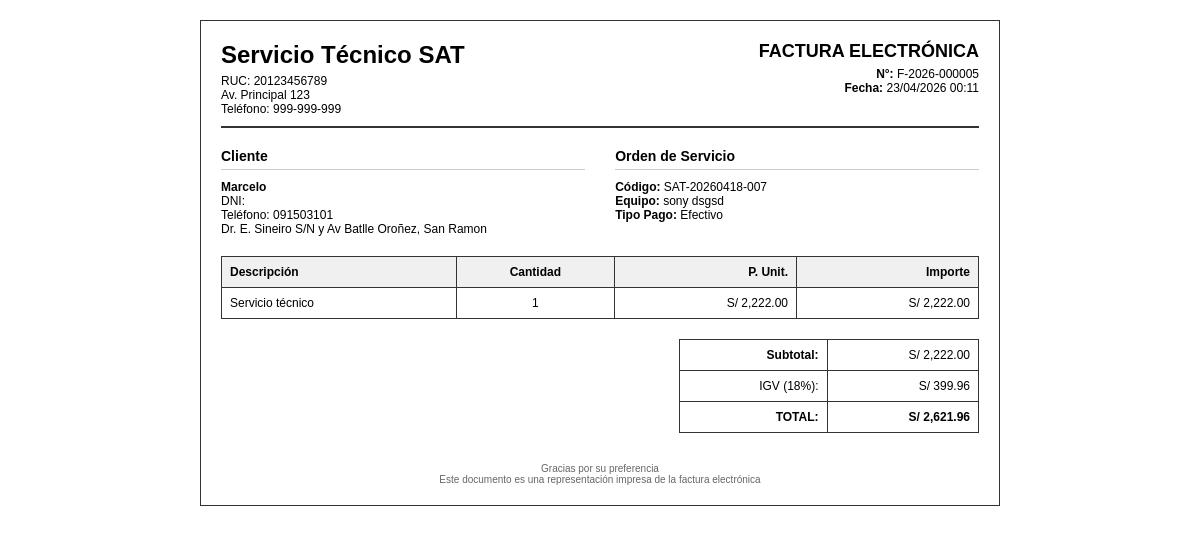
/facturacion/imprimir.php?id=11, run on the app's committed database.
### tables this page shows
CREATE TABLE IF NOT EXISTS `configuraciones` (
  `id` int NOT NULL AUTO_INCREMENT,
  `clave` varchar(50) NOT NULL,
  `valor` text,
  PRIMARY KEY (`id`),
  UNIQUE KEY `clave` (`clave`)
);

CREATE TABLE IF NOT EXISTS `facturas` (
  `id` int NOT NULL AUTO_INCREMENT,
  `numero_factura` varchar(20) NOT NULL,
  `orden_id` int NOT NULL,
  `cliente_id` int NOT NULL,
  `subtotal` decimal(10,2) NOT NULL,
  `igv` decimal(10,2) NOT NULL,
  `total` decimal(10,2) NOT NULL,
  `tipo_pago` enum('efectivo','tarjeta','transferencia','credito') DEFAULT 'efectivo',
  `estado_pago` enum('pendiente','pagado','cancelado') DEFAULT 'pendiente',
  `fecha_emision` datetime DEFAULT CURRENT_TIMESTAMP,
  `fecha_pago` datetime DEFAULT NULL,
  `observaciones` text,
  PRIMARY KEY (`id`),
  UNIQUE KEY `numero_factura` (`numero_factura`),
  KEY `orden_id` (`orden_id`),
  KEY `cliente_id` (`cliente_id`)
);

CREATE TABLE IF NOT EXISTS `clientes` (
  `id` int NOT NULL AUTO_INCREMENT,
  `nombre` varchar(100) NOT NULL,
  `email` varchar(100) DEFAULT NULL,
  `telefono` varchar(20) NOT NULL,
  `direccion` text,
  `dni` varchar(20) DEFAULT NULL,
  `fecha_registro` timestamp NULL DEFAULT CURRENT_TIMESTAMP,
  `estado` enum('activo','inactivo') DEFAULT 'activo',
  `sucursal_id` int DEFAULT NULL,
  PRIMARY KEY (`id`)
);

CREATE TABLE IF NOT EXISTS `ordenes_servicio` (
  `id` int NOT NULL AUTO_INCREMENT,
  `codigo` varchar(20) NOT NULL,
  `equipo_id` int NOT NULL,
  `tecnico_id` int DEFAULT NULL,
  `cliente_id` int NOT NULL,
  `estado` enum('recibido','en_diagnostico','en_reparacion','esperando_repuestos','reparado','entregado','cancelado') DEFAULT 'recibido',
  `prioridad` enum('baja','normal','alta','urgente') DEFAULT 'normal',
  `diagnostico` text,
  `solucion` text,
  `observaciones` text,
  `fecha_ingreso` datetime DEFAULT CURRENT_TIMESTAMP,
  `fecha_diagnostico` datetime DEFAULT NULL,
  `fecha_reparacion` datetime DEFAULT NULL,
  `fecha_entrega` datetime DEFAULT NULL,
  `tiempo_estimado` int DEFAULT NULL,
  `costo_diagnostico` decimal(10,2) DEFAULT '0.00',
  `costo_reparacion` decimal(10,2) DEFAULT '0.00',
  `costo_total` decimal(10,2) DEFAULT '0.00',
  `nota_cliente` text,
  `estado_orden` enum('abierta','cerrada','cancelada') DEFAULT 'abierta',
  `sucursal_id` int DEFAULT NULL,
  PRIMARY KEY (`id`),
  UNIQUE KEY `codigo` (`codigo`),
  KEY `equipo_id` (`equipo_id`),
  KEY `tecnico_id` (`tecnico_id`),
  KEY `cliente_id` (`cliente_id`)
);

CREATE TABLE IF NOT EXISTS `equipos` (
  `id` int NOT NULL AUTO_INCREMENT,
  `cliente_id` int NOT NULL,
  `marca` varchar(50) NOT NULL,
  `modelo` varchar(100) DEFAULT NULL,
  `serie` varchar(100) DEFAULT NULL,
  `tipo_equipo` enum('notebook','desktop','all-in-one','monitor','otro') DEFAULT 'notebook',
  `diagnostico_inicial` text,
  `passwordBIOS` varchar(50) DEFAULT NULL,
  `passwordSO` varchar(50) DEFAULT NULL,
  `accesorios` text,
  `estado_equipo` enum('bueno','regular','malo') DEFAULT 'regular',
  `fecha_ingreso` date DEFAULT NULL,
  `foto_equipo` varchar(255) DEFAULT NULL,
  `estado` enum('activo','retirado','dado_de_baja') DEFAULT 'activo',
  PRIMARY KEY (`id`),
  KEY `cliente_id` (`cliente_id`)
);

CREATE TABLE IF NOT EXISTS `detalle_factura` (
  `id` int NOT NULL AUTO_INCREMENT,
  `factura_id` int NOT NULL,
  `descripcion` text NOT NULL,
  `cantidad` int NOT NULL,
  `precio_unitario` decimal(10,2) NOT NULL,
  `importe` decimal(10,2) NOT NULL,
  PRIMARY KEY (`id`),
  KEY `factura_id` (`factura_id`)
);

### config/config.php (called while the page is built, shortened)
<?php
function getConfig($clave) {
    $conn = getConnection();
    $stmt = $conn->prepare("SELECT valor FROM configuraciones WHERE clave = ?");
    $stmt->bind_param("s", $clave);
    $stmt->execute();
    $result = $stmt->get_result();
    $row = $result->fetch_assoc();
    return $row['valor'] ?? '';
}
?>

### include/funciones.php (called while the page is built, shortened)
<?php
require_once __DIR__ . '/../config/config.php';
function getFacturaById($id) {
    $conn = getConnection();
    $stmt = $conn->prepare("SELECT f.*, c.nombre as cliente_nombre, c.dni, c.direccion, c.email, c.telefono, o.codigo as orden_codigo, e.marca, e.modelo FROM facturas f JOIN clientes c ON f.cliente_id = c.id JOIN ordenes_servicio o ON f.orden_id = o.id JOIN equipos e ON o.equipo_id = e.id WHERE f.id = ?");
    $stmt->bind_param("i", $id);
    $stmt->execute();
    return $stmt->get_result()->fetch_assoc();
}
function getDetalleFactura($factura_id) {
    $conn = getConnection();
    $stmt = $conn->prepare("SELECT * FROM detalle_factura WHERE factura_id = ?");
    $stmt->bind_param("i", $factura_id);
    $stmt->execute();
    return $stmt->get_result();
}
?>

### facturacion/imprimir.php (the view, shortened to what this page needs)
<?php
require_once '../config/config.php';
require_once '../include/funciones.php';
$id = $_GET['id'] ?? 0;
$factura = getFacturaById($id);
$detalle = getDetalleFactura($id);
$empresa_nombre = getConfig('empresa_nombre');
$empresa_direccion = getConfig('empresa_direccion');
$empresa_telefono = getConfig('empresa_telefono');
$empresa_ruc = getConfig('empresa_ruc');
$moneda = getConfig('moneda') ?: 'S/';
?>
<!DOCTYPE html>
<html lang="es">
<head>
</head>
<body onload="window.print()">
    <div class="factura">
        <div class="header">
            <div class="empresa">
                <h1><?= htmlspecialchars($empresa_nombre) ?></h1>
                <p>RUC: <?= htmlspecialchars($empresa_ruc) ?></p>
                <p><?= htmlspecialchars($empresa_direccion) ?></p>
                <p>Teléfono: <?= htmlspecialchars($empresa_telefono) ?></p>
            </div>
            <div class="info-factura">
                <h2>FACTURA ELECTRÓNICA</h2>
                <p><strong>N°:</strong> <?= $factura['numero_factura'] ?></p>
                <p><strong>Fecha:</strong> <?= date('d/m/Y H:i', strtotime($factura['fecha_emision'])) ?></p>
            </div>
        </div>
        <div class="datos">
            <div class="cliente">
                <h3>Cliente</h3>
                <p><strong><?= htmlspecialchars($factura['cliente_nombre']) ?></strong></p>
                <p>DNI: <?= htmlspecialchars($factura['dni'] ?? '-') ?></p>
                <p>Teléfono: <?= htmlspecialchars($factura['telefono']) ?></p>
                <p><?= htmlspecialchars($factura['direccion'] ?? '') ?></p>
            </div>
            <div class="orden">
                <h3>Orden de Servicio</h3>
                <p><strong>Código:</strong> <?= $factura['orden_codigo'] ?></p>
                <p><strong>Equipo:</strong> <?= htmlspecialchars($factura['marca'] . ' ' . $factura['modelo']) ?></p>
                <p><strong>Tipo Pago:</strong> <?= ucfirst($factura['tipo_pago']) ?></p>
            </div>
        </div>
        <table>
            <thead>
                <tr>
                    <th>Descripción</th>
                    <th class="text-center">Cantidad</th>
                    <th class="text-right">P. Unit.</th>
                    <th class="text-right">Importe</th>
                </tr>
            </thead>
            <tbody>
                <?php while ($d = $detalle->fetch_assoc()): ?>
                <tr>
                    <td><?= htmlspecialchars($d['descripcion']) ?></td>
                    <td class="text-center"><?= $d['cantidad'] ?></td>
                    <td class="text-right"><?= $moneda . ' ' . number_format($d['precio_unitario'], 2) ?></td>
                    <td class="text-right"><?= $moneda . ' ' . number_format($d['importe'], 2) ?></td>
                </tr>
                <?php endwhile; ?>
            </tbody>
        </table>
        <div class="totales">
            <table>
                <tr>
                    <td class="text-right"><strong>Subtotal:</strong></td>
                    <td class="text-right"><?= $moneda . ' ' . number_format($factura['subtotal'], 2) ?></td>
                </tr>
                <tr>
                    <td class="text-right">IGV (<?= IGV_PORCENTAJE ?>%):</td>
                    <td class="text-right"><?= $moneda . ' ' . number_format($factura['igv'], 2) ?></td>
                </tr>
                <tr>
                    <td class="text-right"><strong>TOTAL:</strong></td>
                    <td class="text-right"><strong><?= $moneda . ' ' . number_format($factura['total'], 2) ?></strong></td>
                </tr>
            </table>
        </div>
        <div class="footer">
            <p>Gracias por su preferencia</p>
            <p>Este documento es una representación impresa de la factura electrónica</p>
        </div>
    </div>
</body>
</html>

### facturacion/imprimir.php (style rules this page uses)
* { margin: 0; padding: 0; box-sizing: border-box; }
body { font-family: Arial, sans-serif; font-size: 12px; padding: 20px; }
.factura { max-width: 800px; margin: 0 auto; border: 1px solid #333; padding: 20px; }
.header { display: flex; justify-content: space-between; margin-bottom: 20px; border-bottom: 2px solid #333; padding-bottom: 10px; }
.empresa { width: 50%; }
.empresa h1 { font-size: 24px; margin-bottom: 5px; }
.info-factura { width: 50%; text-align: right; }
.info-factura h2 { font-size: 18px; margin-bottom: 5px; }
.datos { display: flex; justify-content: space-between; margin-bottom: 20px; }
.cliente, .orden { width: 48%; }
.cliente h3, .orden h3 { font-size: 14px; border-bottom: 1px solid #ccc; padding-bottom: 5px; margin-bottom: 10px; }
table { width: 100%; border-collapse: collapse; margin-bottom: 20px; }
th, td { border: 1px solid #333; padding: 8px; text-align: left; }
th { background-color: #f0f0f0; }
.text-right { text-align: right; }
.text-center { text-align: center; }
.totales { margin-top: 20px; }
.totales table { width: 300px; margin-left: auto; }
.footer { margin-top: 30px; text-align: center; font-size: 10px; color: #666; }

### data on the page
configuraciones: valor "Servicio Técnico SAT"
configuraciones: valor "20123456789"
configuraciones: valor "Av. Principal 123"
configuraciones: valor "999-999-999"
facturas: numero_factura "F-2026-000005", fecha_emision "23/04/2026 00:11", cliente.nombre "Marcelo", cliente.telefono "091503101", cliente.direccion "Dr. E. Sineiro S/N y Av Batlle Oroñez, San Ramon", ordenes_servicio.codigo "SAT-20260418-007", equipos.marca+modelo "sony dsgsd", tipo_pago "Efectivo", subtotal "2,222.00", igv "399.96", total "2,621.96"
detalle_factura: descripcion "Servicio técnico", cantidad "1", precio_unitario "2,222.00", importe "2,222.00"
configuraciones: valor "S/"

### other printed values
IGV_PORCENTAJE "18"
